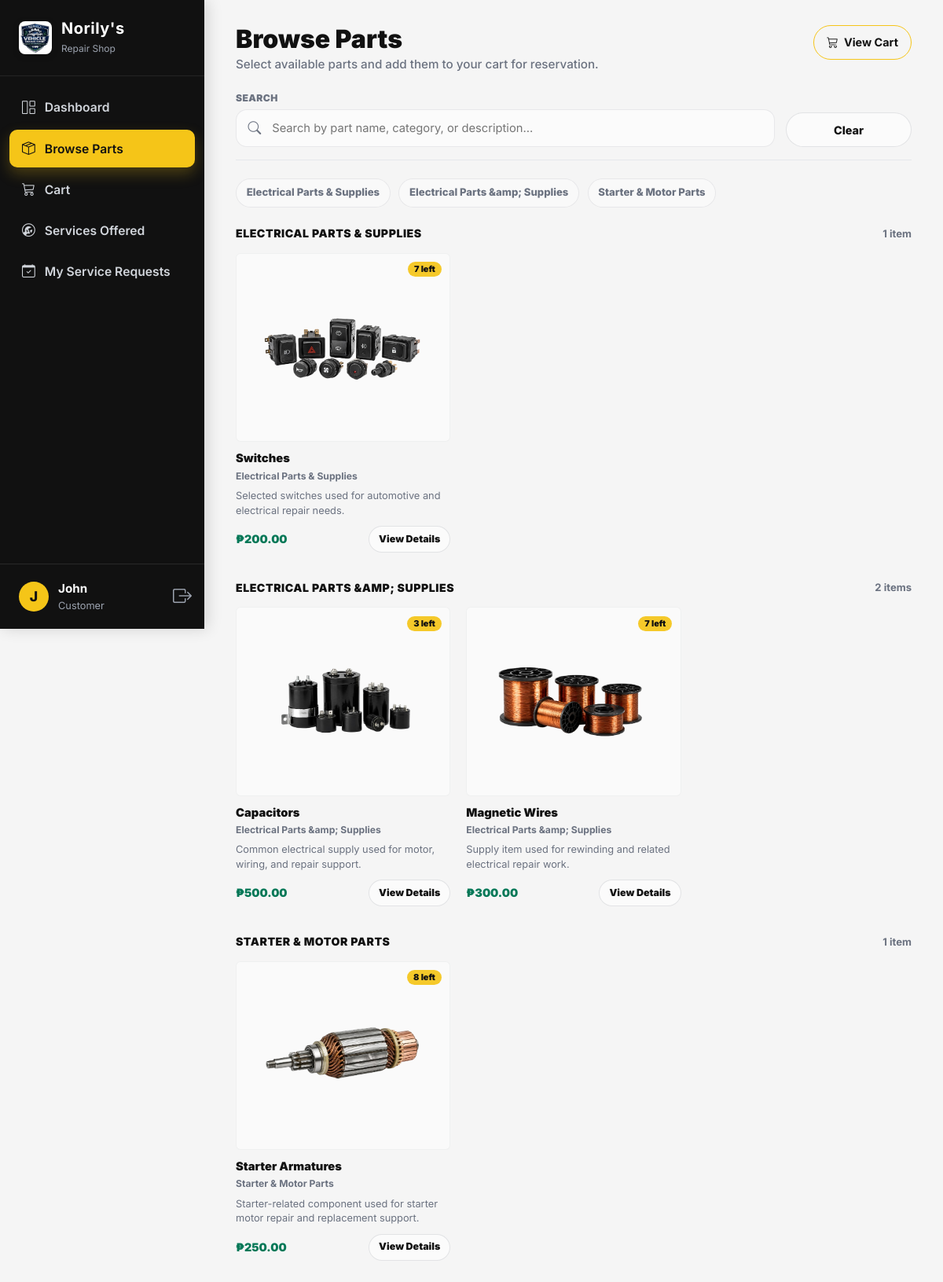
/views/customer_parts.php (signed in), run on the app's committed database.
### tables this page shows
CREATE TABLE `part` (
  `part_id` int(11) NOT NULL,
  `category` varchar(100) NOT NULL,
  `brand` varchar(100) DEFAULT NULL,
  `part_name` varchar(50) NOT NULL,
  `description` text DEFAULT NULL,
  `specification` text DEFAULT NULL,
  `compatibility` text DEFAULT NULL,
  `unit` varchar(50) DEFAULT 'piece',
  `unit_price` decimal(10,2) NOT NULL DEFAULT 0.00,
  `quantity_on_hand` smallint(6) NOT NULL DEFAULT 0,
  `low_stock_threshold` smallint(6) NOT NULL DEFAULT 3,
  `is_low_stock` tinyint(1) NOT NULL DEFAULT 0,
  `supplier_reference` varchar(50) DEFAULT NULL,
  `supplier_email` varchar(150) DEFAULT NULL,
  `is_active` tinyint(1) NOT NULL DEFAULT 1,
  `cost_price` decimal(10,2) DEFAULT NULL,
  `image` varchar(255) DEFAULT NULL,
  `full_description` text DEFAULT NULL
);

### views/customer_parts.php (the view, shortened to what this page needs)
<?php
$db = (new Database())->getConnection();
$partCategories = [];
$dbError = '';
try {
    $query = "
        SELECT
            part_id,
            category,
            part_name,
            description,
            image,
            unit_price,
            quantity_on_hand
        FROM part
        WHERE is_active = 1
        AND quantity_on_hand > 0
        ORDER BY category ASC, part_name ASC
    ";
    $stmt = $db->prepare($query);
    $stmt->execute();
    $parts = $stmt->fetchAll(PDO::FETCH_ASSOC);
    foreach ($parts as $part) {
        $partCategories[$part['category']][] = $part;
    }
} catch (Exception $e) {
    $dbError = 'Unable to load parts at the moment.';
}
function partImagePath($image)
{
    return '../assets/images/parts/' . htmlspecialchars($image);
}
?>
<!DOCTYPE html>
<html lang="en">
<head>
<link href="https://cdn.jsdelivr.net/npm/bootstrap@5.3.0/dist/css/bootstrap.min.css" rel="stylesheet">
<link rel="stylesheet" href="https://cdn.jsdelivr.net/npm/bootstrap-icons@1.11.1/font/bootstrap-icons.css">
<link rel="stylesheet" href="../assets/css/style.css">
</head>
<body>
<div class="app-wrapper">
<?php include '../includes/sidebar.php'; ?>
<main class="main-content">
    <div class="customer-parts-page">
        <div class="parts-header">
            <div>
                <h2>Browse Parts</h2>
                <p>Select available parts and add them to your cart for reservation.</p>
            </div>
            <a href="customer_cart.php" class="btn btn-outline-primary cart-pill-btn">
                <i class="bi bi-cart3"></i>
                View Cart
            </a>
        </div>
        <div class="parts-toolbar">
            <div>
                <label class="parts-filter-label" for="partsSearch">Search</label>
                <div class="parts-search-bar">
                    <i class="bi bi-search"></i>
                    <input
                        type="text"
                        id="partsSearch"
                        placeholder="Search by part name, category, or description..."
                    >
                </div>
            </div>
            <button type="button" id="clearSearch" class="parts-clear-btn">
                Clear
            </button>
        </div>
        <?php if (!$dbError && !empty($partCategories)): ?>
            <div class="category-nav">
                <?php foreach ($partCategories as $category => $parts): ?>
                    <a href="#cat-<?php echo htmlspecialchars(md5($category)); ?>" class="category-chip">
                        <?php echo htmlspecialchars($category); ?>
                    </a>
                <?php endforeach; ?>
            </div>
        <?php endif; ?>
        <?php if ($dbError): ?>
            <div class="empty-state">
                <i class="bi bi-exclamation-circle"></i>
                <div class="fw-bold mb-1">Parts unavailable</div>
                <div><?php echo htmlspecialchars($dbError); ?></div>
            </div>
        <?php else: ?>
            <?php foreach ($partCategories as $category => $parts): ?>
                <section class="parts-category" id="cat-<?php echo htmlspecialchars(md5($category)); ?>">
                    <div class="parts-category-header">
                        <h5 class="parts-category-title">
                            <?php echo htmlspecialchars($category); ?>
                        </h5>
                        <span class="parts-category-count">
                            <?php echo count($parts); ?> item<?php echo count($parts) !== 1 ? 's' : ''; ?>
                        </span>
                    </div>
                    <div class="parts-grid">
                        <?php foreach ($parts as $part): ?>
                            <div
                                class="part-card"
                                data-search="<?php echo htmlspecialchars(strtolower(
                                    $part['part_name'] . ' ' .
                                    $part['category'] . ' ' .
                                    ($part['description'] ?? '')
                                )); ?>"
                            >
                                <div class="part-image-wrap">
                                    <span class="stock-corner">
                                        <?php echo intval($part['quantity_on_hand']); ?> left
                                    </span>
                                    <img
                                        src="<?php echo partImagePath($part['image'] ?? ''); ?>"
                                        alt="<?php echo htmlspecialchars($part['part_name']); ?>"
                                    >
                                </div>
                                <div class="part-name" title="<?php echo htmlspecialchars($part['part_name']); ?>">
                                    <?php echo htmlspecialchars($part['part_name']); ?>
                                </div>
                                <div class="part-category" title="<?php echo htmlspecialchars($part['category']); ?>">
                                    <?php echo htmlspecialchars($part['category']); ?>
                                </div>
                                <div class="part-desc">
                                    <?php echo htmlspecialchars($part['description'] ?: 'No description available.'); ?>
                                </div>
                                <div class="part-footer">
                                    <span class="part-price">
                                        ₱<?php echo number_format(floatval($part['unit_price']), 2); ?>
                                    </span>
                                    <a
                                        href="customer_part_details.php?id=<?php echo intval($part['part_id']); ?>"
                                        class="part-details-link"
                                    >
                                        View Details
                                    </a>
                                </div>
                            </div>
                        <?php endforeach; ?>
                    </div>
                </section>
            <?php endforeach; ?>
        <?php endif; ?>
    </div>
</main>
</div>
</body>
</html>

### assets/css/style.css (style rules this page uses)
:root { --primary-yellow: #f5c518; --yellow-dark: #d9a900; --black: #111111; --dark-gray: #1f2937; --muted-gray: #6b7280; --light-gray: #f5f5f5; --border-light: #e5e7eb; --white: #ffffff; --success-bg: #d1fae5; --success-text: #047857; --warning-bg: #fef3c7; --warning-text: #92400e; --danger-bg: #fee2e2; --danger-text: #b91c1c; --dashboard-sidebar-bg: #111111; --dashboard-sidebar-hover: #1f1f1f; --dashboard-primary: #f5c518; --dashboard-primary-hover: #d9a900; --dashboard-primary-soft: #fff8d6; --dashboard-success: #047857; --dashboard-danger: #d72e2e; --dashboard-warning: #d97706; --dashboard-bg: #f5f5f5; --dashboard-card-bg: #ffffff; --dashboard-text-main: #111111; --dashboard-text-muted: #6b7280; --dashboard-cloud: #d1d5db; --dashboard-ocean: #f5c518; }
html { scroll-behavior: smooth; }
body { font-family: Arial, sans-serif; color: var(--black); background: var(--white); }
.app-wrapper { display: flex; min-height: 100vh; background-color: var(--dashboard-bg); color: var(--dashboard-text-main); font-family: 'Inter', system-ui, -apple-system, sans-serif; font-size: 16px; overflow-x: hidden; }
.app-wrapper * { font-family: 'Inter', system-ui, -apple-system, sans-serif; }
.main-content { flex-grow: 1; margin-left: 260px; padding: 2rem 2.5rem; background-color: var(--dashboard-bg); min-height: 100vh; }
.main-content h1, .main-content h2, .main-content h3, .main-content h4, .main-content h5, .main-content h6 { color: var(--dashboard-text-main); }
.app-wrapper .btn-outline-primary { color: var(--black); border-color: var(--dashboard-primary); font-weight: 700; }

### data on the page
part: quantity_on_hand "7", image (picture), part_name "Switches", category "Electrical Parts & Supplies", description "Selected switches used for automotive and electrical repair needs.", unit_price "200.00"
part: quantity_on_hand "3", image (picture), part_name "Capacitors", category "Electrical Parts &amp; Supplies", description "Common electrical supply used for motor, wiring, and repair support.", unit_price "500.00"
part: quantity_on_hand "7", image (picture), part_name "Magnetic Wires", category "Electrical Parts &amp; Supplies", description "Supply item used for rewinding and related electrical repair work.", unit_price "300.00"
part: quantity_on_hand "8", image (picture), part_name "Starter Armatures", category "Starter & Motor Parts", description "Starter-related component used for starter motor repair and replacement support.", unit_price "250.00"

### other printed values
$userInitial "J"
$_SESSION['first_name'] "John"
$userRole "Customer"
$category "Electrical Parts & Supplies"
$category "Electrical Parts &amp; Supplies"
$category "Starter & Motor Parts"
$category "ELECTRICAL PARTS & SUPPLIES"
count($parts) "1"
$category "ELECTRICAL PARTS &AMP; SUPPLIES"
count($parts) "2"
$category "STARTER & MOTOR PARTS"
